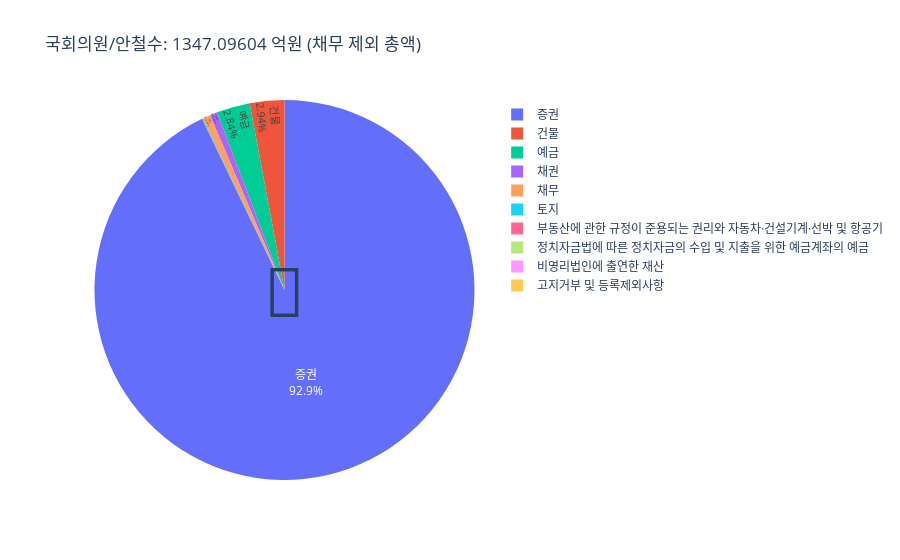

Write notebook code for a chart like this one.
### Markdown cell above
#### 개인별 자산 구성 함수

### Code cell
def indiv_asset_analysis(name_):
    temp1 = by_name_det.get_group(name_)[['재산구분','재산의 종류','현재가액']]
    temp2 = temp1.groupby('재산구분').sum().sort_values('현재가액', ascending=False).reset_index()
    temp3 = float(temp2['현재가액'].sum() - temp2[temp2['재산구분']=='채무']['현재가액']*2)/100000
    
    fig = px.pie(temp1, values='현재가액', names='재산구분',
             title=f"국회의원/{name_}: {temp3} 억원 (채무 제외 총액)",
             hover_data=['현재가액'], labels={'현재가액':'현재가액'})

    fig.update_traces(textposition='inside', textinfo='percent+label')
    
    fig.add_annotation(
        text='\U0001F911',
        x=0.5,  # x 위치 (중앙)
        y=0.5,  # y 위치 (중앙)
        showarrow=False,  # 화살표 표시 여부
        font=dict(size=68)  # 이모지 크기 조정
    )
    
    fig.show()
    
    return name_, indi_total_asset
indiv_asset_analysis('안철수')

### Figure 1 — Plotly figure (JSON) as saved in the notebook; plotly's stock layout.template omitted (floating-point values rounded to 4 significant figures)
{"data": [{"customdata": [[0], [124062000], [2219702], [2137782], [1900000], [1368931], [1205000], [870000], [870000], [870000], [500000], [283914], [44153], [36362], [31360], [30000], [13830], [6570], [0], [0]], "domain": {"x": [0, 1], "y": [0, 1]}, "hovertemplate": "재산구분=%{label}<br>현재가액=%{customdata[0]}<extra></extra>", "labels": ["비영리법인에 출연한 재산", "증권", "예금", "증권", "건물", "예금", "건물", "건물", "채권", "채무", "증권", "예금", "토지", "토지", "부동산에 관한 규정이 준용되는 권리와 자동차·건설기계·선박 및 항공기", "건물", "부동산에 관한 규정이 준용되는 권리와 자동차·건설기계·선박 및 항공기", "정치자금법에 따른 정치자금의 수입 및 지출을 위한 예금계좌의 예금", "건물", "고지거부 및 등록제외사항"], "legendgroup": "", "name": "", "showlegend": true, "textinfo": "percent+label", "textposition": "inside", "type": "pie", "values": [0, 124062000, 2219702, 2137782, 1900000, 1368931, 1205000, 870000, 870000, 870000, 500000, 283914, 44153, 36362, 31360, 30000, 13830, 6570, 0, 0]}], "layout": {"annotations": [{"font": {"size": 68}, "showarrow": false, "text": "🤑", "x": 0.5, "y": 0.5}], "legend": {"tracegroupgap": 0}, "title": {"text": "국회의원/안철수: 1347.09604 억원 (채무 제외 총액)"}}}
